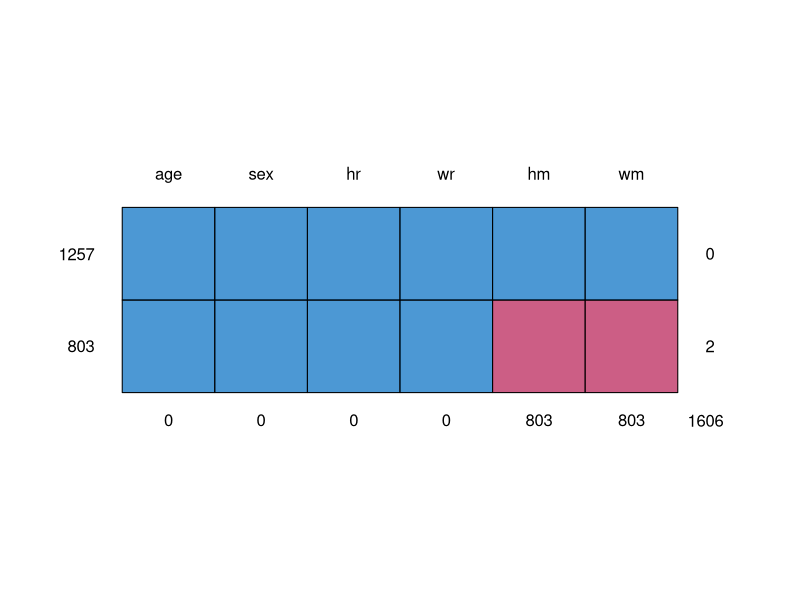

This figure's R source: (Note: this script raises an error after producing the figure.)
library(mice)


### Name: selfreport
### Title: Self-reported and measured BMI
### Aliases: selfreport mgg
### Keywords: datasets

### ** Examples



md.pattern(selfreport[,c("age","sex","hm","hr","wm","wr")])

### FIMD Section 7.3.5 Application

bmi <- function(h,w){return(w/(h/100)^2)}
init <- mice(selfreport,maxit=0)
meth <- init$meth
meth["bm"] <- "~bmi(hm,wm)"
pred <- init$pred
pred[,c("src","id","web","bm","br")] <- 0
imp <- mice(selfreport, pred=pred, meth=meth, seed=66573, maxit=2, m=1)
## imp <- mice(selfreport, pred=pred, meth=meth, seed=66573, maxit=20, m=10)

### Like FIMD Figure 7.6 

cd <- complete(imp, 1)
xy <- xy.coords(cd$bm, cd$br-cd$bm)
plot(xy,col=mdc(2),xlab="Measured BMI",ylab="Reported - Measured BMI",
    xlim=c(17,45),ylim=c(-5,5), type="n",lwd=0.7)
polygon(x=c(30,20,30),y=c(0,10,10),col="grey95",border=NA) 
polygon(x=c(30,40,30),y=c(0,-10,-10),col="grey95",border=NA)
abline(0,0,lty=2,lwd=0.7)

idx <- cd$src=="krul"
xyc <- xy; xyc$x <- xy$x[idx]; xyc$y <- xy$y[idx]
xys <- xy; xys$x <- xy$x[!idx]; xys$y <- xy$y[!idx]
points(xyc,col=mdc(1), cex=0.7)
points(xys,col=mdc(2), cex=0.7)
lines(lowess(xyc),col=mdc(4),lwd=2)
lines(lowess(xys),col=mdc(5),lwd=2)
text(1:4,x=c(40,28,20,32),y=c(4,4,-4,-4),cex=3)
box(lwd=1)
